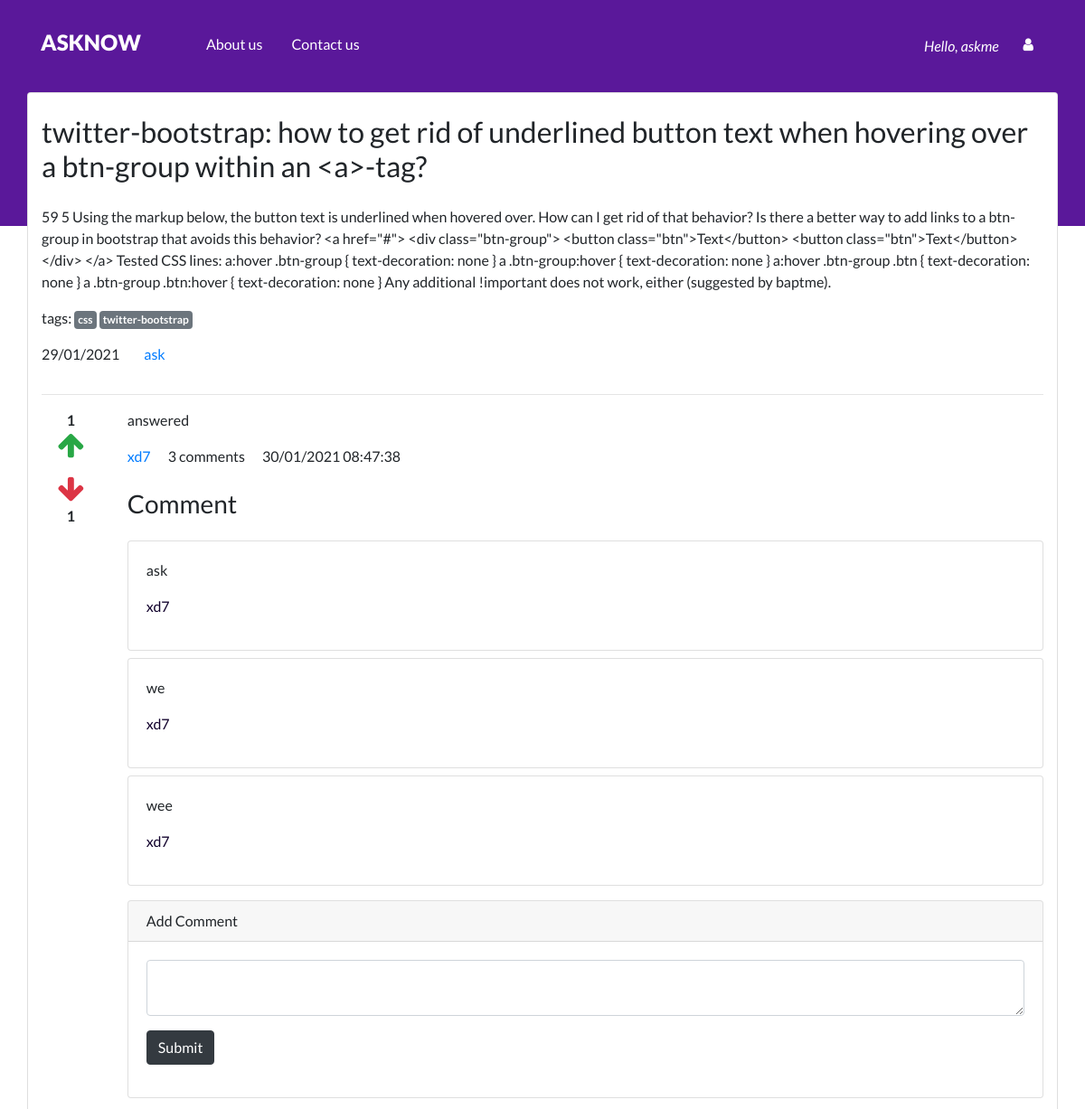
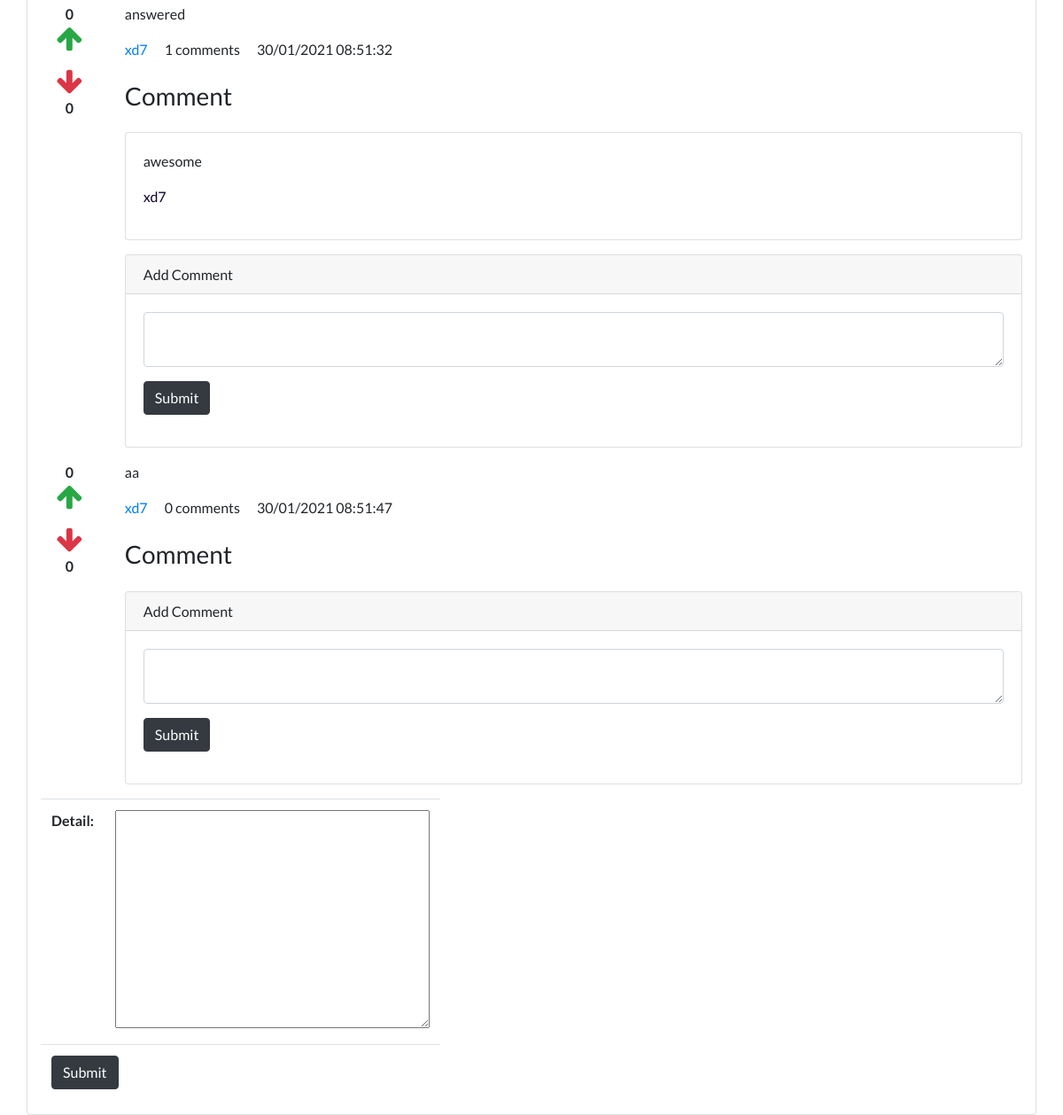
The page /detail/3 (signed in) on the database its author committed (2 pictures, top to bottom).
### Qpost/models.py (models this page shows, shortened)
class Question(models.Model):
    user = models.ForeignKey(User, on_delete=models.CASCADE)
    title = models.CharField(max_length=300)
    detail = models.TextField()
    tags = models.TextField(default='')
    add_time = models.DateTimeField(auto_now_add=True)

class Answer(models.Model):
    question = models.ForeignKey(Question, on_delete=models.CASCADE)
    user = models.ForeignKey(User, on_delete=models.CASCADE)
    detail = models.TextField()
    add_time = models.DateTimeField(auto_now_add=True)

class Comment(models.Model):
    answer = models.ForeignKey(Answer, on_delete=models.CASCADE)
    user = models.ForeignKey(
        User, on_delete=models.CASCADE, related_name='comment_user')
    comment = models.TextField(default='')
    add_time = models.DateTimeField(auto_now_add=True)

### Qpost/views.py (the view, shortened to what this page needs)
# urls.py: path('detail/<int:id>', views.detail, name='detail'),
@login_required
def detail(request, id):
    quest = Question.objects.get(pk=id)
    tags = quest.tags.split(',')
    answers = Answer.objects.filter(question=quest)
    answerform = AnswerForm
    return render(request, 'detail.html', {
        'quest': quest,
        'tags': tags,
        'answers': answers,
        'answerform': answerform
    })

### templates/detail.html (shortened to what this page needs)
{% load static %}
{% load humanize %}
<!DOCTYPE html>
<html lang="en">
<head>
    <link rel="stylesheet" href="https://cdn.jsdelivr.net/npm/bootstrap@4.5.3/dist/css/bootstrap.min.css"
 />
    <link rel="stylesheet" href="https://stackpath.bootstrapcdn.com/font-awesome/4.7.0/css/font-awesome.min.css"
>
    <link rel="stylesheet" href="{% static 'css/style.css' %}" />
</head>
<body>
<div class="header" >
        {% include 'components/nav.html' %}
            <div class="card container">
                <h2 class="my-4">{{quest.title}}</h2>
                <p>{{quest.detail}}</p>
                <p>
                    tags:
                    {% for tag in tags %}
                    <a href="/tag/{{tag|slugify}}" class="badge badge-secondary p-1">{{tag}}</a>
                    {% endfor %}
                </p>
                <p>
                    <span class="mr-4">{{quest.add_time|date:'d/m/Y'}}</span>
                    <a href="#">{{quest.user.username}}</a>
                </p>
                <hr/>
                {% for answer in answers %}
                <div class="row">
                    <div class="col-1" style="text-align: center;">
                        <div class="upvote">
                            <strong class="upvote-count-{{answer.id}}">{{answer.upvote_set.count}}</strong><br/>
                            <span class="text-success">
                                <i class="fa fa-arrow-up fa-2x upvote-click" data-answer="{{answer.id}}"></i>
                            </span>
                        </div>
                        <div class="downvote mt-3">
                            <span class="text-danger">
                                <i class="fa fa-arrow-down fa-2x downvote-click" data-answer="{{answer.id}}"></i>
                            </span><br/>
                            <strong class="downvote-count-{{answer.id}}">{{answer.downvote_set.count}}</strong>
                        </div>
                    </div>
                    <div class="col-11">
                        <p>
                            {{ answer.detail }}
                        </p>
                        <p>
                            <a href="#" class="mr-3">{{answer.user.username}}</a>
                            <span class="mr-3"><span class="comment-count-{{answer.id}}">{{answer.comment_set.count}}</span> comments</span>
                            <span>{{answer.add_time|date:'d/m/Y h:i:s'}}</span>
                        </p>
                        <h3 class="my-4">Comment</h3>
                        <div class="comment-wrapper-{{answer.id}}">
                            {% for comment in answer.comment_set.all %}
                            <div class="card mb-2">
                                <div class="card-body">
                                    <p>{{comment.comment}}</p>
                                    <p>
                                        <a href="#">{{comment.user.username}}</a>
                                    </p>
                                </div>
                            </div>
                            {% endfor %}
                        </div>
                        {% if user.is_authenticated %}
                        <div class="card my-3">
                            <h6 class="card-header">Add Comment</h6>
                            <div class="card-body">
                                <textarea class="form-control comment-text-{{answer.id}}"></textarea>
                                <button type="button" data-answer="{{answer.id}}" class="btn btn-dark my-3 save-comment">Submit</button>
                            </div>
                        </div>
                        {% endif %}
                    </div>
                </div>
                {% endfor %}
                {% if user.is_authenticated %}
                <form method="post">
                    <table class="table table-responsive">
                        {{answerform.as_table}}
                        <tr>
                            <td colspan="2">
                                <input type="submit" class="btn btn-dark" />
                            </td>
                        </tr>
                    </table>
                </form>
                {% endif %}
            </div>
    </div>
</body>
</html>

### templates/components/nav.html (shortened to what this page needs)
{% load static %}
<nav class="navbar navbar-expand-lg py-4">
    <div class="container">
        <a href="{% url 'home' %}"><h1 class="navbar-brand text-white text-uppercase" >AskNow</h1></a>
        <div class="collapse navbar-collapse" id="navbarNav">
            {% if request.user.is_authenticated %}
            <ul class="navbar-nav text-sm-center pl-lg-5 font-weight-normal">
                <li class="nav-item">
                    <a class="nav-link" href="#">About us</a>
                </li>
                <li class="nav-item">
                    <a class="nav-link" href="#">Contact us </a>
                </li>
            </ul>
            {% endif %}
            <div class="row ml-lg-auto justify-content-center">
                {% if not request.user.is_authenticated %}
                <a class="bttn btn btn-default" href='{% url "register" %}'>Register</a>
                <a class="bttn btn btn-default ml-1" href='{% url "login" %}'>Login</a>
                {% else %}
                <span class="text-white nav-item font-italic my-2">Hello, {{request.user}}</span>
                <div class="col-auto">
                    <a class="bttn btn btn-default" href="#" role="button" aria-pressed="false"
                        data-toggle="dropdown"><i class="fa fa-user" aria-hidden="true">
                        </i></a>
                </div>
                {% endif %}
            </div>
        </div>
    </div>
</nav>

### static/css/style.css (style rules this page uses)
body { padding: 0; margin: 0; background: #fff; font-family: "Lato", sans-serif; }
.header { background-color: #5a189a; height: 250px; }
.navbar-brand { font-size: 24px; font-weight: 900; }
.nav-link, .navbar-brand { color: #fff; cursor: pointer; }
.nav-link { margin-right: 1em !important; margin-bottom: 5px; }
.bttn { font-weight: bold; color: #fff; border: 0px solid; }
.card-body a { color : #10002b; text-decoration: none }

### rows shown on the page
Question: title "twitter-bootstrap: how to get rid of underlined button text when hovering over a btn-group within an <a>-tag?", detail "59 5 Using the markup below, the button text is underlined when hovered over. How can I get rid of that behavior? Is there a better way to add links to a btn-group in bootstrap that avoids this behavior? <a href=\"#\"> <div class=\"btn-group\"> <button class=\"btn\">Text</button> <button class=\"btn\">Text</button> </div> </a> Tested CSS lines: a:hover .btn-group { text-decoration: none } a .btn-group:hover { text-decoration: none } a:hover .btn-group .btn { text-decoration: none } a .btn-group .btn:hover { text-decoration: none } Any additional !important does not work, either (suggested by baptme).", add_time "29/01/2021", user.username "ask"
Answer: upvote_set.count "1", downvote_set.count "1", detail "answered", user.username "xd7", comment_set.count "3", add_time "30/01/2021 08:47:38"
Comment: comment "ask", user.username "xd7"
Comment: comment "we", user.username "xd7"
Comment: comment "wee", user.username "xd7"
Answer: upvote_set.count "0", downvote_set.count "0", detail "answered", user.username "xd7", comment_set.count "1", add_time "30/01/2021 08:51:32"
Comment: comment "awesome", user.username "xd7"
Answer: upvote_set.count "0", downvote_set.count "0", detail "aa", user.username "xd7", comment_set.count "0", add_time "30/01/2021 08:51:47"

### other values the page prints
{{ request.user }} "askme"
{{ tag }} "css" "twitter-bootstrap"
